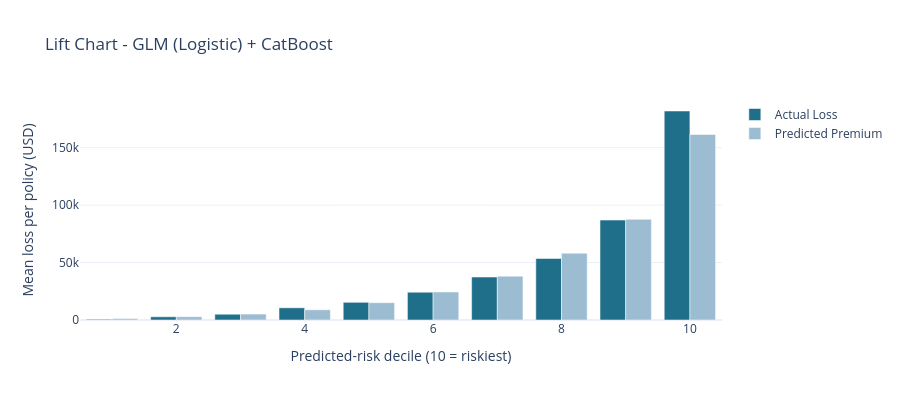

The code cell stored with this chart in its notebook:
### Markdown cell above
---
## 6. Best Model Deep-Dive - Lift Chart & Feature Importance

### Code cell
# Lift chart for best two-part model (Plotly)
print(f"Best Two-Part Model: {best_combo_name}")
print(f"Normalized Gini: {best_gini:.4f}\n")

def plotly_lift_chart(actual, predicted, title):
 ev = pd.DataFrame({"pred": predicted, "actual": actual})
 ev["decile"] = pd.qcut(ev.pred.rank(method="first"), 10, labels=False) + 1
 by_dec = ev.groupby("decile").agg(
  mean_pred=("pred", "mean"), mean_actual=("actual", "mean")).reset_index()
 fig = go.Figure()
 fig.add_trace(go.Bar(x=by_dec.decile, y=by_dec.mean_actual, name="Actual Loss",
       marker_color="#1f6f8b", offsetgroup=0))
 fig.add_trace(go.Bar(x=by_dec.decile, y=by_dec.mean_pred, name="Predicted Premium",
       marker_color="#9bbcd1", offsetgroup=1))
 fig.update_layout(barmode="group", template="plotly_white", height=400,
      title=title, xaxis_title="Predicted-risk decile (10 = riskiest)",
      yaxis_title="Mean loss per policy (USD)")
 fig.show()
 lift = by_dec.mean_actual.iloc[-1] / max(by_dec.mean_actual.iloc[0], 1)
 print(f"Top vs bottom decile actual-loss lift: {lift:,.0f}x")

plotly_lift_chart(actual_loss, best_pp, f"Lift Chart - {best_combo_name}")

### Figure 1 — Plotly figure (JSON) as saved in the notebook; plotly's stock layout.template omitted (floating-point values rounded to 4 significant figures)
{"data": [{"marker": {"color": "#1f6f8b"}, "name": "Actual Loss", "offsetgroup": "0", "type": "bar", "x": [1, 2, 3, 4, 5, 6, 7, 8, 9, 10], "y": [623.9, 2813.0, 5020.0, 10620.0, 15390.0, 24180.0, 37390.0, 53560.0, 86980.0, 181900.0]}, {"marker": {"color": "#9bbcd1"}, "name": "Predicted Premium", "offsetgroup": "1", "type": "bar", "x": [1, 2, 3, 4, 5, 6, 7, 8, 9, 10], "y": [1250.0, 2892.0, 5172.0, 8901.0, 15030.0, 24400.0, 38150.0, 58170.0, 87600.0, 161400.0]}], "layout": {"barmode": "group", "height": 400, "title": {"text": "Lift Chart - GLM (Logistic) + CatBoost"}, "xaxis": {"title": {"text": "Predicted-risk decile (10 = riskiest)"}}, "yaxis": {"title": {"text": "Mean loss per policy (USD)"}}}}
